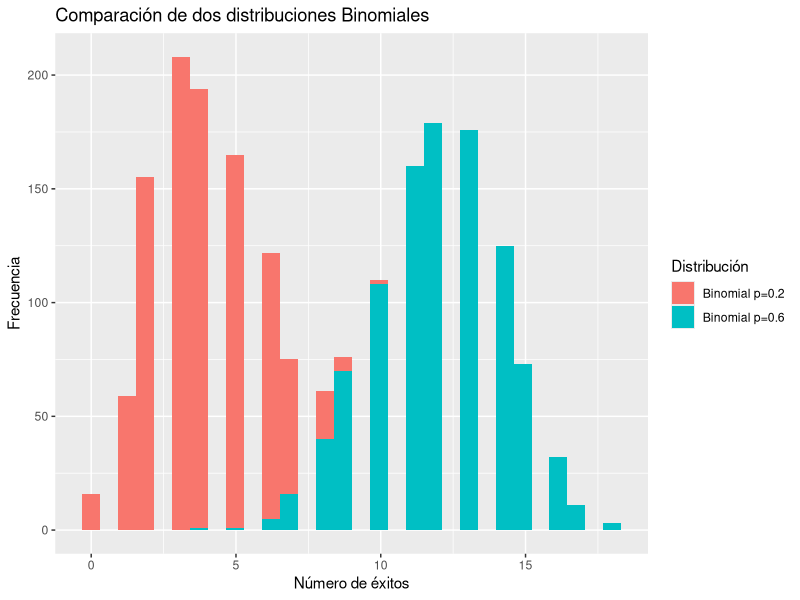
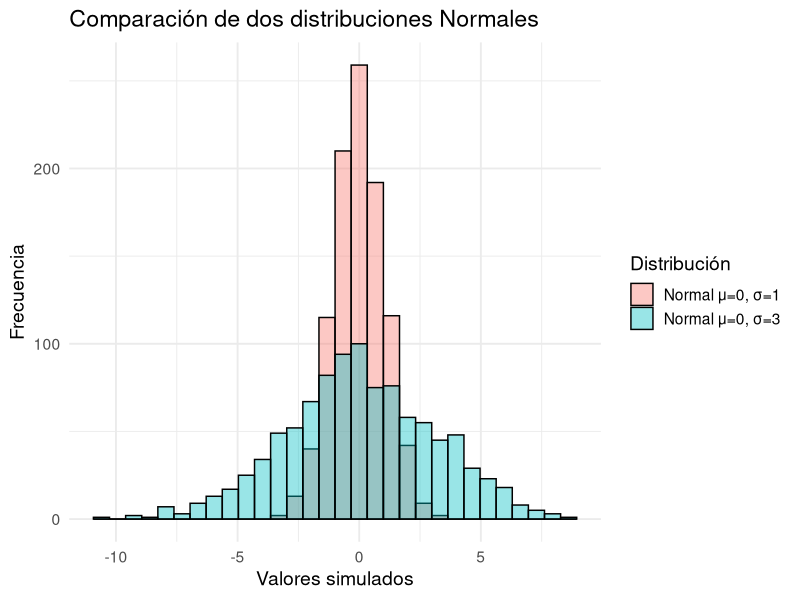
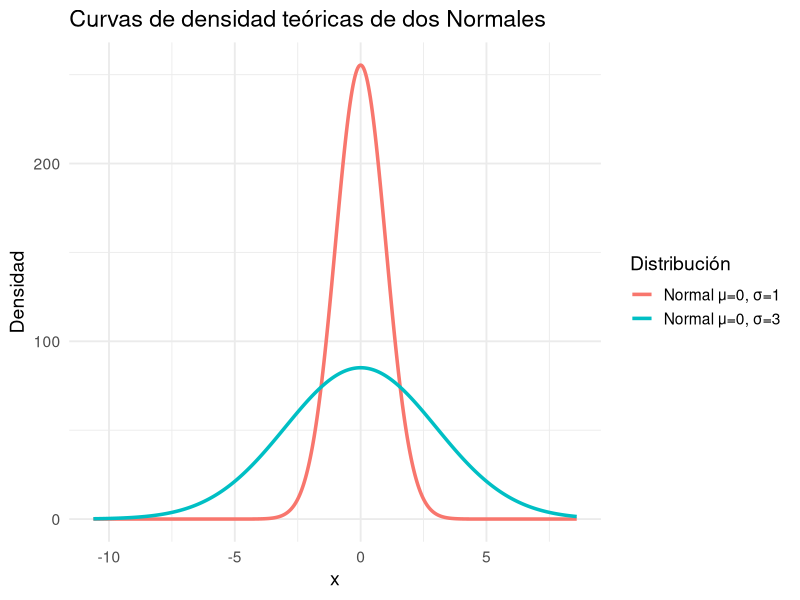

The R source for these figures, in order:
## ---- chunk 1
knitr::opts_chunk$set(echo = TRUE)


rm(list = ls())

# Cargar librería
library(ggplot2)

## ---- chunk 2
#?Binomial
## ---- chunk 3
#set a seed

set.seed(1)

# Número de observaciones que queremos simular
n <- 1000  

# Parámetros de la distribución binomial (20,0.6)
size1 <- 20      # número de ensayos
prob1 <- 0.6     # probabilidad de éxito


# Generar las observaciones: datos1

datos1 <- rbinom(n, size = size1, prob = prob1)

print(datos1)

summary(datos1)


# Generar otras observaciones: datos2

prob2 <- 0.2

datos2 <- rbinom(n, size = size1, prob = prob2)

print(datos2)

summary(datos2)

#


# -----------------------------
# Crear un data.frame combinado
# -----------------------------
df <- data.frame(
  valor = c(datos1, datos2),                       # todos los datos juntos
  grupo = factor(rep(c("Binomial p=0.6", "Binomial p=0.2"), each = n))
)

# -----------------------------
# Graficar histogramas superpuestos
# -----------------------------
ggplot(df, aes(x = valor, fill = grupo)) +
  geom_histogram() +
  labs(
    title = "Comparación de dos distribuciones Binomiales",
    x = "Número de éxitos",
    y = "Frecuencia",
    fill = "Distribución"
  ) 
## ---- chunk 4
# --------------------------------------------------------
# Laboratorio: Dependencia de la distribución Normal en sus parámetros
# --------------------------------------------------------

# -----------------------------
# Parámetros de la distribución Normal
# -----------------------------
mu1 <- 0      # media
sigma1 <- 1   # desviación estándar

mu2 <- 0      # media diferente
sigma2 <- 3   # desviación estándar diferente

# -----------------------------
# Generar las observaciones
# -----------------------------
datos_norm1 <- rnorm(n, mean = mu1, sd = sigma1)
datos_norm2 <- rnorm(n, mean = mu2, sd = sigma2)

# Resumen de los datos
summary(datos_norm1)
summary(datos_norm2)

# -----------------------------
# Crear data.frame combinado
# -----------------------------
df_norm <- data.frame(
  valor = c(datos_norm1, datos_norm2),
  grupo = factor(rep(c(
    paste0("Normal μ=", mu1, ", σ=", sigma1),
    paste0("Normal μ=", mu2, ", σ=", sigma2)
  ), each = n))
)

# -----------------------------
# Graficar histogramas superpuestos
# -----------------------------
ggplot(df_norm, aes(x = valor, fill = grupo)) +
  geom_histogram(position = "identity", alpha = 0.4, bins = 30, color = "black") +
  labs(
    title = "Comparación de dos distribuciones Normales",
    x = "Valores simulados",
    y = "Frecuencia",
    fill = "Distribución"
  ) +
  theme_minimal(base_size = 14)


## ---- chunk 5
# -----------------------------
# Superponer la densidad teórica
# -----------------------------
x_seq <- seq(min(df_norm$valor), max(df_norm$valor), length.out = 500)
y1 <- dnorm(x_seq, mean = mu1, sd = sigma1) * n * diff(range(x_seq))/30
y2 <- dnorm(x_seq, mean = mu2, sd = sigma2) * n * diff(range(x_seq))/30

# add another normal distribution with mu3 diferent from 0. 


# Crear un data.frame largo (long format) para ggplot
df_dens <- data.frame(
  x = rep(x_seq, 2),
  y = c(y1, y2),
  grupo = factor(rep(c(
    paste0("Normal μ=", mu1, ", σ=", sigma1),
    paste0("Normal μ=", mu2, ", σ=", sigma2)
  ), each = length(x_seq)))
)

# Graficar solo las curvas de densidad
ggplot(df_dens, aes(x = x, y = y, color = grupo)) +
  geom_line(size = 1.2) +
  labs(
    title = "Curvas de densidad teóricas de dos Normales",
    x = "x",
    y = "Densidad",
    color = "Distribución"
  ) +
  theme_minimal(base_size = 14)


